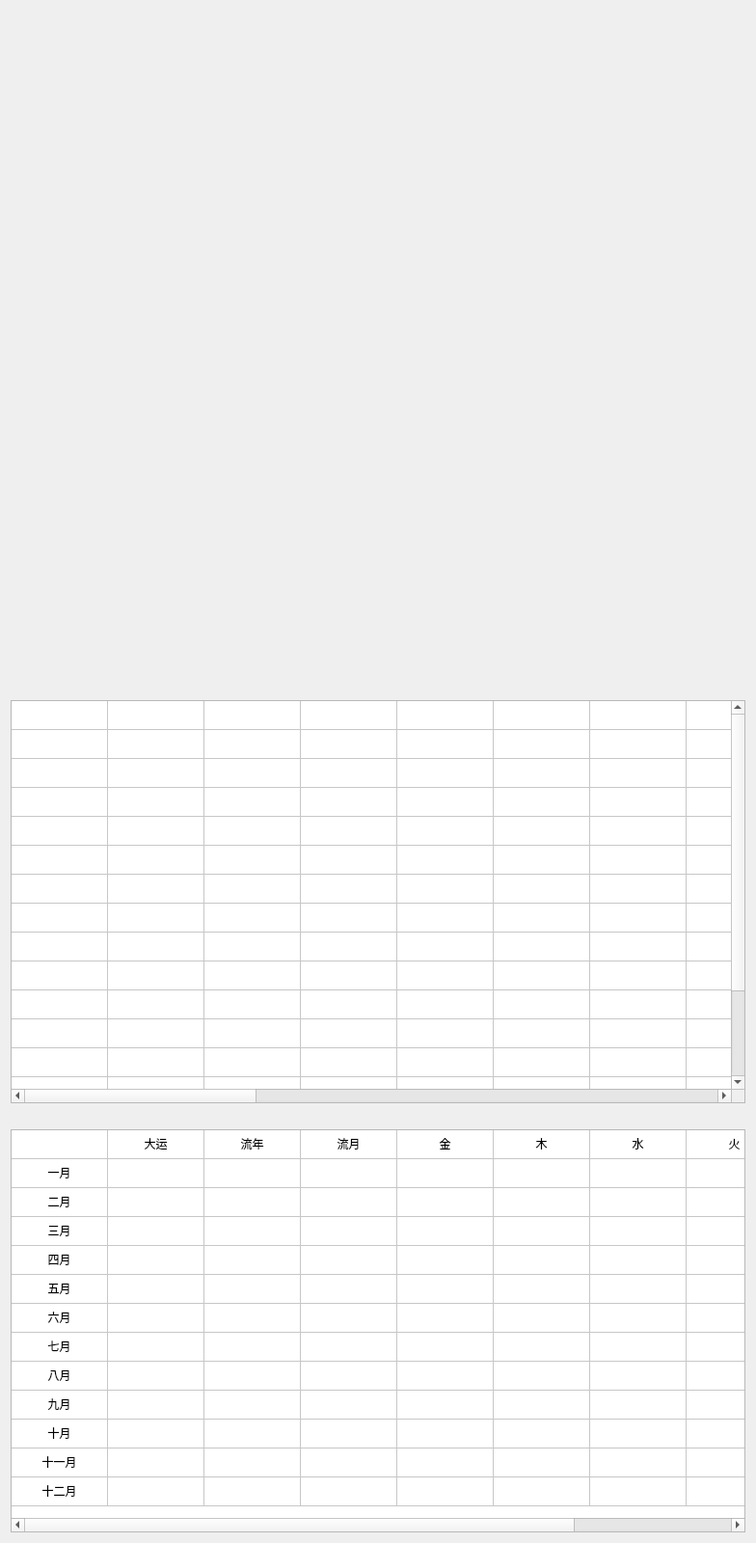
                <widget class="QWidget" name="scrollAreaWidgetContents">
                 <property name="geometry">
                  <rect>
                   <x>0</x>
                   <y>-1250</y>
                   <width>784</width>
                   <height>1600</height>
                  </rect>
                 </property>
                 <property name="minimumSize">
                  <size>
                   <width>750</width>
                   <height>1600</height>
                  </size>
                 </property>
                 <layout class="QVBoxLayout" name="verticalLayout_4">
                  <item alignment="Qt::AlignLeft|Qt::AlignTop">
                   <widget class="QWidget" name="widgetRPChart" native="true">
                    <property name="minimumSize">
                     <size>
                      <width>750</width>
                      <height>700</height>
                     </size>
                    </property>
                    <layout class="QHBoxLayout" name="horizontalLayout_8">
                     <property name="leftMargin">
                      <number>0</number>
                     </property>
                     <property name="topMargin">
                      <number>0</number>
                     </property>
                     <property name="rightMargin">
                      <number>0</number>
                     </property>
                     <item>
                      <widget class="QWidget" name="widget_charts" native="true">
                       <property name="minimumSize">
                        <size>
                         <width>700</width>
                         <height>700</height>
                        </size>
                       </property>
                       <property name="maximumSize">
                        <size>
                         <width>700</width>
                         <height>700</height>
                        </size>
                       </property>
                       <layout class="QVBoxLayout" name="verticalLayout_7">
                        <item>
                         <layout class="QVBoxLayout" name="boxRadar"/>
                        </item>
                        <item>
                         <layout class="QVBoxLayout" name="boxPie"/>
                        </item>
                       </layout>
                      </widget>
                     </item>
                    </layout>
                   </widget>
                  </item>
                  <item>
                   <widget class="QTableWidget" name="tblOverview">
                    <property name="frameShape">
                     <enum>QFrame::StyledPanel</enum>
                    </property>
                    <attribute name="horizontalHeaderVisible">
                     <bool>false</bool>
                    </attribute>
                    <attribute name="verticalHeaderVisible">
                     <bool>false</bool>
                    </attribute>
                    <row>
                     <property name="text">
                      <string>新建行</string>
                     </property>
                    </row>
                    <row>
                     <property name="text">
                      <string>新建行</string>
                     </property>
                    </row>
                    <row>
                     <property name="text">
                      <string>新建行</string>
                     </property>
                    </row>
                    <row>
                     <property name="text">
                      <string>新建行</string>
                     </property>
                    </row>
                    <row>
                     <property name="text">
                      <string>新建行</string>
                     </property>
                    </row>
                    <row>
                     <property name="text">
                      <string>新建行</string>
                     </property>
                    </row>
                    <row>
                     <property name="text">
                      <string>新建行</string>
                     </property>
                    </row>
                    <row>
                     <property name="text">
                      <string>新建行</string>
                     </property>
                    </row>
                    <row>
                     <property name="text">
                      <string>新建行</string>
                     </property>
                    </row>
                    <row>
                     <property name="text">
                      <string>新建行</string>
                     </property>
                    </row>
                    <row>
                     <property name="text">
                      <string>新建行</string>
                     </property>
                    </row>
                    <row>
                     <property name="text">
                      <string>新建行</string>
                     </property>
                    </row>
                    <row>
                     <property name="text">
                      <string>新建行</string>
                     </property>
                    </row>
                    <row>
                     <property name="text">
                      <string>新建行</string>
                     </property>
                    </row>
                    <row>
                     <property name="text">
                      <string>新建行</string>
                     </property>
                    </row>
                    <row>
                     <property name="text">
                      <string>新建行</string>
                     </property>
                    </row>
                    <row>
                     <property name="text">
                      <string>新建行</string>
                     </property>
                    </row>
                    <column>
                     <property name="text">
                      <string>新建列</string>
                     </property>
                    </column>
                    <column>
                     <property name="text">
                      <string>新建列</string>
                     </property>
                    </column>
                    <column>
                     <property name="text">
                      <string>新建列</string>
                     </property>
                    </column>
                    <column>
                     <property name="text">
                      <string>新建列</string>
                     </property>
                    </column>
                    <column>
                     <property name="text">
                      <string>新建列</string>
                     </property>
                    </column>
                    <column>
                     <property name="text">
                      <string>新建列</string>
                     </property>
                    </column>
                    <column>
                     <property name="text">
                      <string>新建列</string>
                     </property>
                    </column>
                    <column>
                     <property name="text">
                      <string>新建列</string>
                     </property>
                    </column>
                    <column>
                     <property name="text">
                      <string>新建列</string>
                     </property>
                    </column>
                    <column>
                     <property name="text">
                      <string>新建列</string>
                     </property>
                    </column>
                    <column>
                     <property name="text">
                      <string>新建列</string>
                     </property>
                    </column>
                    <column>
                     <property name="text">
                      <string>新建列</string>
                     </property>
                    </column>
                    <column>
                     <property name="text">
                      <string>新建列</string>
                     </property>
                    </column>
                    <column>
                     <property name="text">
                      <string>新建列</string>
                     </property>
                    </column>
                    <column>
                     <property name="text">
                      <string>新建列</string>
                     </property>
                    </column>
                    <column>
                     <property name="text">
                      <string>新建列</string>
                     </property>
                    </column>
                    <column>
                     <property name="text">
                      <string>新建列</string>
                     </property>
                    </column>
                    <column>
                     <property name="text">
                      <string>新建列</string>
                     </property>
                    </column>
                    <column>
                     <property name="text">
                      <string>新建列</string>
                     </property>
                    </column>
                    <column>
                     <property name="text">
                      <string>新建列</string>
                     </property>
                    </column>
                    <column>
                     <property name="text">
                      <string>新建列</string>
                     </property>
                    </column>
                   </widget>
                  </item>
                  <item alignment="Qt::AlignHCenter|Qt::AlignVCenter">
                   <widget class="QLabel" name="lbDetailYear">
                    <property name="font">
                     <font>
                      <pointsize>10</pointsize>
                     </font>
                    </property>
                    <property name="text">
                     <string/>
                    </property>
                   </widget>
                  </item>
                  <item>
                   <widget class="QTableWidget" name="tblDetail">
                    <attribute name="horizontalHeaderVisible">
                     <bool>false</bool>
                    </attribute>
                    <attribute name="verticalHeaderVisible">
                     <bool>false</bool>
                    </attribute>
                    <row>
                     <property name="text">
                      <string>新建行</string>
                     </property>
                    </row>
                    <row>
                     <property name="text">
                      <string>一月</string>
                     </property>
                    </row>
                    <row>
                     <property name="text">
                      <string>二月</string>
                     </property>
                    </row>
                    <row>
                     <property name="text">
                      <string>三月</string>
                     </property>
                    </row>
                    <row>
                     <property name="text">
                      <string>四月</string>
                     </property>
                    </row>
                    <row>
                     <property name="text">
                      <string>五月</string>
                     </property>
                    </row>
                    <row>
                     <property name="text">
                      <string>六月</string>
                     </property>
                    </row>
                    <row>
                     <property name="text">
                      <string>七月</string>
                     </property>
                    </row>
                    <row>
                     <property name="text">
                      <string>八月</string>
                     </property>
                    </row>
                    <row>
                     <property name="text">
                      <string>九月</string>
                     </property>
                    </row>
                    <row>
                     <property name="text">
                      <string>十月</string>
                     </property>
                    </row>
                    <row>
                     <property name="text">
                      <string>十一月</string>
                     </property>
                    </row>
                    <row>
                     <property name="text">
                      <string>十二月</string>
                     </property>
                    </row>
                    <column>
                     <property name="text">
                      <string>新建列</string>
                     </property>
                    </column>
                    <column>
                     <property name="text">
                      <string>大运</string>
                     </property>
                    </column>
                    <column>
                     <property name="text">
                      <string>流年</string>
                     </property>
                    </column>
                    <column>
                     <property name="text">
                      <string>流月</string>
                     </property>
                    </column>
                    <column>
                     <property name="text">
                      <string>金</string>
                     </property>
                    </column>
                    <column>
                     <property name="text">
                      <string>木</string>
                     </property>
                    </column>
                    <column>
                     <property name="text">
                      <string>水</string>
                     </property>
                    </column>
                    <column>
                     <property name="text">
                      <string>火</string>
                     </property>
                    </column>
                    <column>
                     <property name="text">
                      <string>土</string>
                     </property>
                    </column>
                    <item row="0" column="1">
                     <property name="text">
                      <string>大运</string>
                     </property>
                     <property name="textAlignment">
                      <set>AlignCenter</set>
                     </property>
                    </item>
                    <item row="0" column="2">
                     <property name="text">
                      <string>流年</string>
                     </property>
                     <property name="textAlignment">
                      <set>AlignCenter</set>
                     </property>
                    </item>
                    <item row="0" column="3">
                     <property name="text">
                      <string>流月</string>
                     </property>
                     <property name="textAlignment">
                      <set>AlignCenter</set>
                     </property>
                    </item>
                    <item row="0" column="4">
                     <property name="text">
                      <string>金</string>
                     </property>
                     <property name="textAlignment">
                      <set>AlignCenter</set>
                     </property>
                    </item>
                    <item row="0" column="5">
                     <property name="text">
                      <string>木</string>
                     </property>
                     <property name="textAlignment">
                      <set>AlignCenter</set>
                     </property>
                    </item>
                    <item row="0" column="6">
                     <property name="text">
                      <string>水</string>
                     </property>
                     <property name="textAlignment">
                      <set>AlignCenter</set>
                     </property>
                    </item>
                    <item row="0" column="7">
                     <property name="text">
                      <string>火</string>
                     </property>
                     <property name="textAlignment">
                      <set>AlignCenter</set>
                     </property>
                    </item>
                    <item row="0" column="8">
                     <property name="text">
                      <string>土</string>
                     </property>
                     <property name="textAlignment">
                      <set>AlignCenter</set>
                     </property>
                    </item>
                    <item row="1" column="0">
                     <property name="text">
                      <string>一月</string>
                     </property>
                     <property name="textAlignment">
                      <set>AlignCenter</set>
                     </property>
                     <property name="flags">
                      <set>ItemIsSelectable|ItemIsDragEnabled|ItemIsDropEnabled|ItemIsUserCheckable|ItemIsEnabled</set>
                     </property>
                    </item>
                    <item row="1" column="1">
                     <property name="text">
                      <string/>
                     </property>
                    </item>
                    <item row="1" column="2">
                     <property name="text">
                      <string/>
                     </property>
                    </item>
                    <item row="1" column="3">
                     <property name="text">
                      <string/>
                     </property>
                    </item>
                    <item row="1" column="4">
                     <property name="text">
                      <string/>
                     </property>
                    </item>
                    <item row="1" column="5">
                     <property name="text">
                      <string/>
                     </property>
                    </item>
                    <item row="1" column="6">
                     <property name="text">
                      <string/>
                     </property>
                    </item>
                    <item row="1" column="7">
                     <property name="text">
                      <string/>
                     </property>
                    </item>
                    <item row="2" column="0">
                     <property name="text">
                      <string>二月</string>
                     </property>
                     <property name="textAlignment">
                      <set>AlignCenter</set>
                     </property>
                     <property name="flags">
                      <set>ItemIsSelectable|ItemIsDragEnabled|ItemIsDropEnabled|ItemIsUserCheckable|ItemIsEnabled</set>
                     </property>
                    </item>
                    <item row="2" column="1">
                     <property name="text">
                      <string/>
                     </property>
                    </item>
                    <item row="3" column="0">
                     <property name="text">
                      <string>三月</string>
                     </property>
                     <property name="textAlignment">
                      <set>AlignCenter</set>
                     </property>
                     <property name="flags">
                      <set>ItemIsSelectable|ItemIsDragEnabled|ItemIsDropEnabled|ItemIsUserCheckable|ItemIsEnabled</set>
                     </property>
                    </item>
                    <item row="3" column="1">
                     <property name="text">
                      <string/>
                     </property>
                    </item>
                    <item row="4" column="0">
                     <property name="text">
                      <string>四月</string>
                     </property>
                     <property name="textAlignment">
                      <set>AlignCenter</set>
                     </property>
                     <property name="flags">
                      <set>ItemIsSelectable|ItemIsDragEnabled|ItemIsDropEnabled|ItemIsUserCheckable|ItemIsEnabled</set>
                     </property>
                    </item>
                    <item row="4" column="1">
                     <property name="text">
                      <string/>
                     </property>
                    </item>
                    <item row="5" column="0">
                     <property name="text">
                      <string>五月</string>
                     </property>
                     <property name="textAlignment">
                      <set>AlignCenter</set>
                     </property>
                     <property name="flags">
                      <set>ItemIsSelectable|ItemIsDragEnabled|ItemIsDropEnabled|ItemIsUserCheckable|ItemIsEnabled</set>
                     </property>
                    </item>
                    <item row="5" column="1">
                     <property name="text">
                      <string/>
                     </property>
                    </item>
                    <item row="6" column="0">
                     <property name="text">
                      <string>六月</string>
                     </property>
                     <property name="textAlignment">
                      <set>AlignCenter</set>
                     </property>
                     <property name="flags">
                      <set>ItemIsSelectable|ItemIsDragEnabled|ItemIsDropEnabled|ItemIsUserCheckable|ItemIsEnabled</set>
                     </property>
                    </item>
                    <item row="6" column="1">
                     <property name="text">
                      <string/>
                     </property>
                    </item>
                    <item row="7" column="0">
                     <property name="text">
                      <string>七月</string>
                     </property>
                     <property name="textAlignment">
                      <set>AlignCenter</set>
                     </property>
                     <property name="flags">
                      <set>ItemIsSelectable|ItemIsDragEnabled|ItemIsDropEnabled|ItemIsUserCheckable|ItemIsEnabled</set>
                     </property>
                    </item>
                    <item row="7" column="1">
                     <property name="text">
                      <string/>
                     </property>
                    </item>
                    <item row="8" column="0">
                     <property name="text">
                      <string>八月</string>
                     </property>
                     <property name="textAlignment">
                      <set>AlignCenter</set>
                     </property>
                     <property name="flags">
                      <set>ItemIsSelectable|ItemIsDragEnabled|ItemIsDropEnabled|ItemIsUserCheckable|ItemIsEnabled</set>
                     </property>
                    </item>
                    <item row="8" column="1">
                     <property name="text">
                      <string/>
                     </property>
                    </item>
                    <item row="9" column="0">
                     <property name="text">
                      <string>九月</string>
                     </property>
                     <property name="textAlignment">
                      <set>AlignCenter</set>
                     </property>
                     <property name="flags">
                      <set>ItemIsSelectable|ItemIsDragEnabled|ItemIsDropEnabled|ItemIsUserCheckable|ItemIsEnabled</set>
                     </property>
                    </item>
                    <item row="9" column="1">
                     <property name="text">
                      <string/>
                     </property>
                    </item>
                    <item row="10" column="0">
                     <property name="text">
                      <string>十月</string>
                     </property>
                     <property name="textAlignment">
                      <set>AlignCenter</set>
                     </property>
                     <property name="flags">
                      <set>ItemIsSelectable|ItemIsDragEnabled|ItemIsDropEnabled|ItemIsUserCheckable|ItemIsEnabled</set>
                     </property>
                    </item>
                    <item row="10" column="1">
                     <property name="text">
                      <string/>
                     </property>
                    </item>
                    <item row="11" column="0">
                     <property name="text">
                      <string>十一月</string>
                     </property>
                     <property name="textAlignment">
                      <set>AlignCenter</set>
                     </property>
                     <property name="flags">
                      <set>ItemIsSelectable|ItemIsDragEnabled|ItemIsDropEnabled|ItemIsUserCheckable|ItemIsEnabled</set>
                     </property>
                    </item>
                    <item row="11" column="1">
                     <property name="text">
                      <string/>
                     </property>
                    </item>
                    <item row="12" column="0">
                     <property name="text">
                      <string>十二月</string>
                     </property>
                     <property name="textAlignment">
                      <set>AlignCenter</set>
                     </property>
                     <property name="flags">
                      <set>ItemIsSelectable|ItemIsDragEnabled|ItemIsDropEnabled|ItemIsUserCheckable|ItemIsEnabled</set>
                     </property>
                    </item>
                    <item row="12" column="1">
                     <property name="text">
                      <string/>
                     </property>
                    </item>
                   </widget>
                  </item>
                 </layout>
                </widget>
